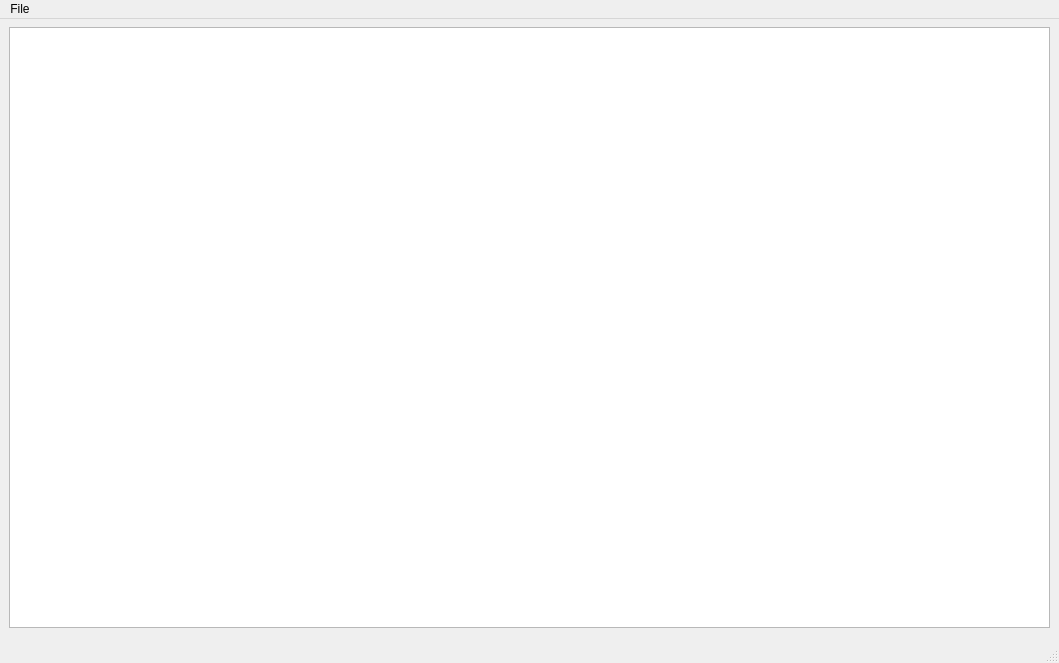
<?xml version="1.0" encoding="UTF-8"?>
<ui version="4.0">
 <class>PhotoEditor</class>
 <widget class="QMainWindow" name="PhotoEditor">
  <property name="geometry">
   <rect>
    <x>0</x>
    <y>0</y>
    <width>1059</width>
    <height>663</height>
   </rect>
  </property>
  <property name="sizePolicy">
   <sizepolicy hsizetype="Expanding" vsizetype="Expanding">
    <horstretch>0</horstretch>
    <verstretch>0</verstretch>
   </sizepolicy>
  </property>
  <property name="windowTitle">
   <string>MainWindow</string>
  </property>
  <widget class="QWidget" name="central_widget">
   <property name="sizePolicy">
    <sizepolicy hsizetype="Expanding" vsizetype="Expanding">
     <horstretch>0</horstretch>
     <verstretch>0</verstretch>
    </sizepolicy>
   </property>
   <widget class="QWidget" name="horizontalLayoutWidget">
    <property name="geometry">
     <rect>
      <x>9</x>
      <y>8</y>
      <width>1041</width>
      <height>601</height>
     </rect>
    </property>
    <layout class="QHBoxLayout" name="editor_container" stretch="0">
     <property name="spacing">
      <number>0</number>
     </property>
     <item>
      <widget class="QGraphicsView" name="canvas">
       <property name="sizePolicy">
        <sizepolicy hsizetype="Preferred" vsizetype="Preferred">
         <horstretch>1</horstretch>
         <verstretch>1</verstretch>
        </sizepolicy>
       </property>
      </widget>
     </item>
    </layout>
   </widget>
  </widget>
  <widget class="QMenuBar" name="menu_bar">
   <property name="geometry">
    <rect>
     <x>0</x>
     <y>0</y>
     <width>1059</width>
     <height>26</height>
    </rect>
   </property>
   <property name="defaultUp">
    <bool>false</bool>
   </property>
   <widget class="QMenu" name="menuFile">
    <property name="title">
     <string>File</string>
    </property>
    <addaction name="action_open"/>
    <addaction name="action_save_as"/>
    <addaction name="action_save"/>
   </widget>
   <addaction name="menuFile"/>
  </widget>
  <widget class="QStatusBar" name="status_bar"/>
  <action name="action_open">
   <property name="text">
    <string>Open</string>
   </property>
   <property name="shortcut">
    <string>Ctrl+O</string>
   </property>
  </action>
  <action name="action_save_as">
   <property name="enabled">
    <bool>false</bool>
   </property>
   <property name="text">
    <string>Save as</string>
   </property>
   <property name="shortcut">
    <string>Ctrl+Shift+S</string>
   </property>
  </action>
  <action name="action_save">
   <property name="enabled">
    <bool>false</bool>
   </property>
   <property name="text">
    <string>Save</string>
   </property>
   <property name="shortcut">
    <string>Ctrl+S</string>
   </property>
  </action>
 </widget>
 <resources/>
 <connections/>
</ui>
